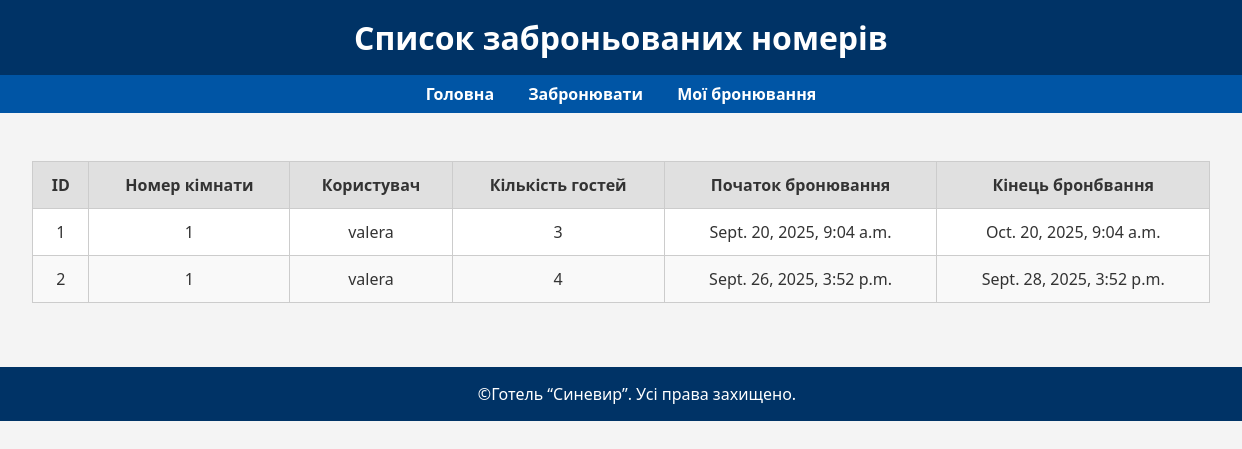
/booking_list_as_admin/, run on an earlier commit of the app's database.
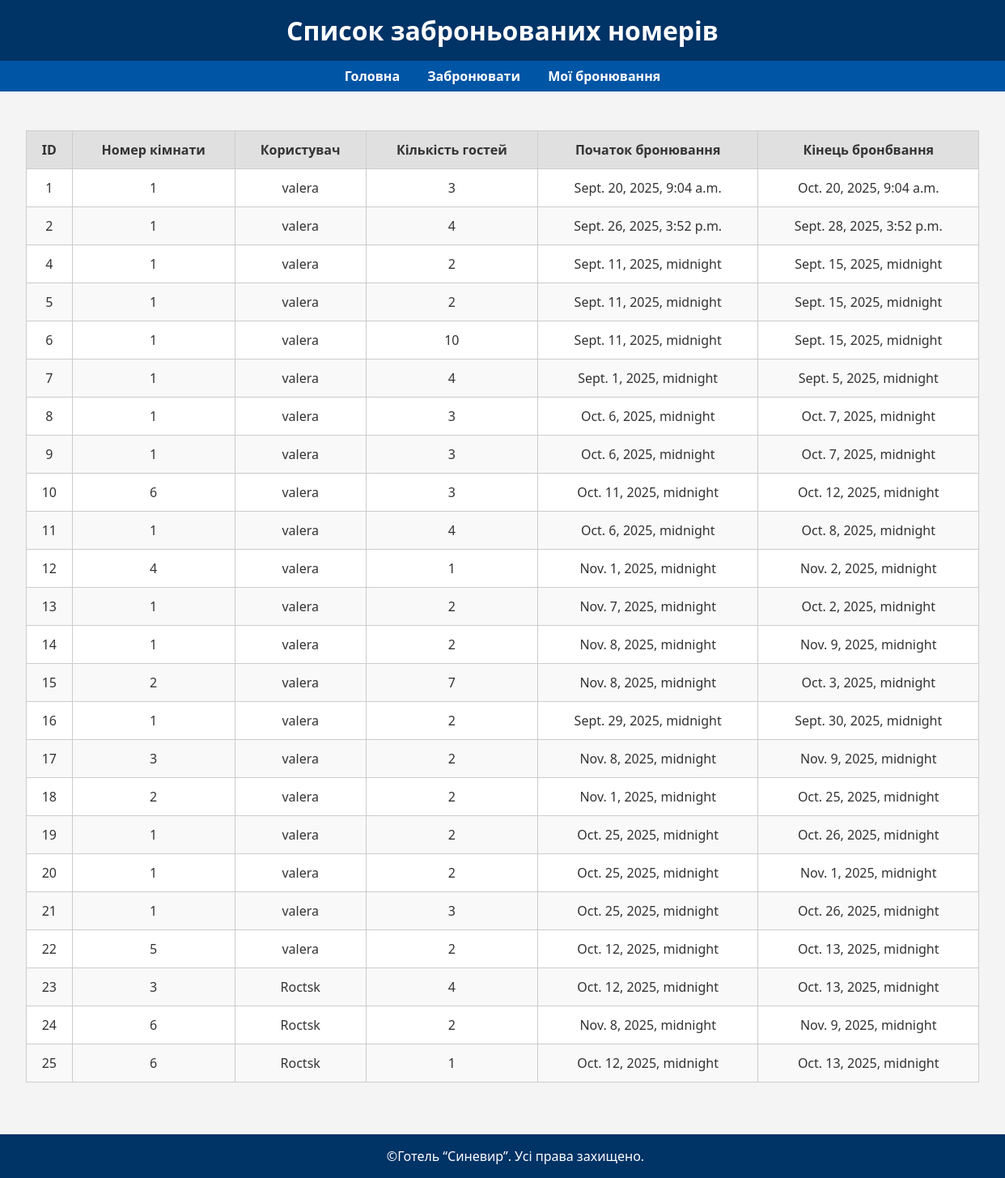
And on a later commit of the database.
### hotel_booking/models.py (models this page shows, shortened)
class Booking(models.Model):
    STATUS = [
        ("booked" ,"Заброньвано"),
        ("free" ,"Не заброньовано")
    ]
    user = models.ForeignKey(User,on_delete= models.CASCADE)
    room = models.ForeignKey(Room,on_delete= models.CASCADE)
    start_booking = models.DateTimeField()
    end_booking = models.DateTimeField()
    guests = models.PositiveIntegerField()
    status = models.CharField(max_length=10,choices=STATUS, default="booked")

class Room(models.Model):
    hotel = models.ForeignKey(Hotel,on_delete=models.CASCADE, related_name="room")
    room_number = models.CharField(max_length=20)
    room_type = models.CharField(max_length=100)
    beds = models.PositiveIntegerField()
    price_per_night = models.DecimalField(max_digits=8,decimal_places=2)
    avaible = models.BooleanField(default=True)

### hotel_booking/views.py (the view)
# urls.py: path('booking_list_as_admin/', views.booking_list_as_admin,name="booking_list_as_admin"),
def booking_list_as_admin(request):
    booking = Booking.objects.all()
    return render(request,"booking_list_as_admin.html",{"bookings":booking})

### templates/booking_list_as_admin.html (shortened to what this page needs)
<!DOCTYPE html>
<html lang="uk">
<head>
</head>
<body>
<header>
    <h1>Список заброньованих номерів</h1>
</header>
<nav>
    <a href="/">Головна</a>
    <a href="{%url 'booking_as_admin'%}">Забронювати</a>
    <a href="{%url 'my_booking_as_admin'%}">Мої бронювання</a>
</nav>
<main>
    {% if bookings %}
    <table>
        <thead>
            <tr>
                <th>ID</th>
                <th>Номер кімнати</th>
                <th>Користувач</th>
                <th>Кількість гостей</th>
                <th>Початок бронювання</th>
                <th>Кінець бронбвання</th>
            </tr>
        </thead>
        <tbody>
            {% for booking in bookings %}
            <tr>
                <td>{{ booking.id }}</td>
                <td>{{ booking.room.room_number }}</td>
                <td>{{ booking.user.username }}</td>
                <td>{{ booking.guests }}</td>
                <td>{{ booking.start_booking}}</td>
                <td>{{ booking.end_booking }}</td>
            </tr>
            {% endfor %}
        </tbody>
    </table>
    {% else %}
        <p>Немає активних бронювань.</p>
    {% endif %}
</main>
<footer>
    &copy;Готель “Синевир”. Усі права захищено.
</footer>
</body>
</html>

### templates/booking_list_as_admin.html (style rules this page uses)
body { margin: 0; font-family: 'Segoe UI', Tahoma, Geneva, Verdana, sans-serif; background-color: #f4f4f4; color: #333; }
header { background-color: #003366; color: white; padding: 1rem 2rem; text-align: center; }
header h1 { margin: 0; }
nav { background-color: #0055a5; padding: 0.5rem 2rem; text-align: center; }
nav a { color: white; text-decoration: none; margin: 0 15px; font-weight: bold; }
main { padding: 2rem; }
table { width: 100%; border-collapse: collapse; margin-top: 1rem; background-color: white; }
th, td { padding: 12px; border: 1px solid #ccc; text-align: center; }
th { background-color: #e0e0e0; }
tr:nth-child(even) { background-color: #f9f9f9; }
footer { background-color: #003366; color: white; text-align: center; padding: 1rem; position: relative; bottom: 0; width: 100%; margin-top: 2rem; }

What changed in the data, as far as the page shows it:
added Booking: id "4", room.room_number "1", user.username "valera", guests "2", start_booking "Sept. 11, 2025, midnight", end_booking "Sept. 15, 2025, midnight"
added Booking: id "5", room.room_number "1", user.username "valera", guests "2", start_booking "Sept. 11, 2025, midnight", end_booking "Sept. 15, 2025, midnight"
added Booking: id "6", room.room_number "1", user.username "valera", guests "10", start_booking "Sept. 11, 2025, midnight", end_booking "Sept. 15, 2025, midnight"
added Booking: id "7", room.room_number "1", user.username "valera", guests "4", start_booking "Sept. 1, 2025, midnight", end_booking "Sept. 5, 2025, midnight"
added Booking: id "8", room.room_number "1", user.username "valera", guests "3", start_booking "Oct. 6, 2025, midnight", end_booking "Oct. 7, 2025, midnight"
added Booking: id "9", room.room_number "1", user.username "valera", guests "3", start_booking "Oct. 6, 2025, midnight", end_booking "Oct. 7, 2025, midnight"
added Booking: id "10", room.room_number "6", user.username "valera", guests "3", start_booking "Oct. 11, 2025, midnight", end_booking "Oct. 12, 2025, midnight"
added Booking: id "11", room.room_number "1", user.username "valera", guests "4", start_booking "Oct. 6, 2025, midnight", end_booking "Oct. 8, 2025, midnight"
added Booking: id "12", room.room_number "4", user.username "valera", guests "1", start_booking "Nov. 1, 2025, midnight", end_booking "Nov. 2, 2025, midnight"
added Booking: id "13", room.room_number "1", user.username "valera", guests "2", start_booking "Nov. 7, 2025, midnight", end_booking "Oct. 2, 2025, midnight"
added Booking: id "14", room.room_number "1", user.username "valera", guests "2", start_booking "Nov. 8, 2025, midnight", end_booking "Nov. 9, 2025, midnight"
added Booking: id "15", room.room_number "2", user.username "valera", guests "7", start_booking "Nov. 8, 2025, midnight", end_booking "Oct. 3, 2025, midnight"
added Booking: id "16", room.room_number "1", user.username "valera", guests "2", start_booking "Sept. 29, 2025, midnight", end_booking "Sept. 30, 2025, midnight"
added Booking: id "17", room.room_number "3", user.username "valera", guests "2", start_booking "Nov. 8, 2025, midnight", end_booking "Nov. 9, 2025, midnight"
added Booking: id "18", room.room_number "2", user.username "valera", guests "2", start_booking "Nov. 1, 2025, midnight", end_booking "Oct. 25, 2025, midnight"
added Booking: id "19", room.room_number "1", user.username "valera", guests "2", start_booking "Oct. 25, 2025, midnight", end_booking "Oct. 26, 2025, midnight"
added Booking: id "20", room.room_number "1", user.username "valera", guests "2", start_booking "Oct. 25, 2025, midnight", end_booking "Nov. 1, 2025, midnight"
added Booking: id "21", room.room_number "1", user.username "valera", guests "3", start_booking "Oct. 25, 2025, midnight", end_booking "Oct. 26, 2025, midnight"
added Booking: id "22", room.room_number "5", user.username "valera", guests "2", start_booking "Oct. 12, 2025, midnight", end_booking "Oct. 13, 2025, midnight"
added Booking: id "23", room.room_number "3", user.username "Roctsk", guests "4", start_booking "Oct. 12, 2025, midnight", end_booking "Oct. 13, 2025, midnight"
added Booking: id "24", room.room_number "6", user.username "Roctsk", guests "2", start_booking "Nov. 8, 2025, midnight", end_booking "Nov. 9, 2025, midnight"
added Booking: id "25", room.room_number "6", user.username "Roctsk", guests "1", start_booking "Oct. 12, 2025, midnight", end_booking "Oct. 13, 2025, midnight"
